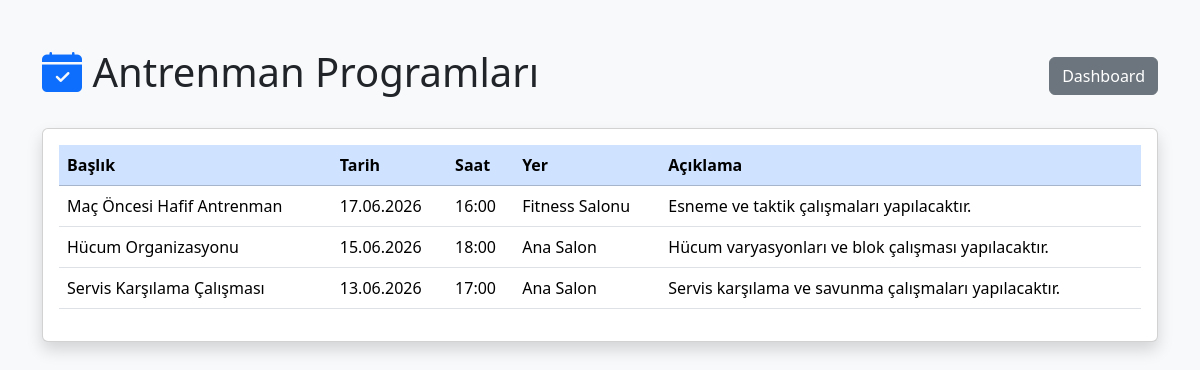
Screenshot of /trainings.php (signed in) with the database file from the repository.
### tables this page shows
CREATE TABLE `trainings` (
  `id` int(11) NOT NULL,
  `title` varchar(100) NOT NULL,
  `training_date` date NOT NULL,
  `training_time` time NOT NULL,
  `location` varchar(100) NOT NULL,
  `description` text DEFAULT NULL,
  `created_at` timestamp NOT NULL DEFAULT current_timestamp()
);

### trainings.php (the view, shortened to what this page needs)
<?php
include 'config/db.php';
$sql = "
SELECT *
FROM trainings
ORDER BY training_date DESC, training_time DESC
";
$result = $conn->query($sql);
?>
<!DOCTYPE html>
<html lang="tr">
<head>
    <link href="https://cdn.jsdelivr.net/npm/bootstrap@5.3.7/dist/css/bootstrap.min.css" rel="stylesheet">
    <link rel="stylesheet"
          href="https://cdn.jsdelivr.net/npm/bootstrap-icons@1.11.3/font/bootstrap-icons.min.css">
</head>
<body class="bg-light">
<div class="container mt-5">
    <div class="d-flex justify-content-between align-items-center mb-4">
        <h1>
            <i class="bi bi-calendar-check-fill text-primary"></i>
            Antrenman Programları
        </h1>
        <div>
            <a href="dashboard.php"
               class="btn btn-secondary">
                Dashboard
            </a>
        </div>
    </div>
    <div class="card shadow">
        <div class="card-body">
            <table class="table table-hover">
                <thead class="table-primary">
                    <tr>
                        <th>Başlık</th>
                        <th>Tarih</th>
                        <th>Saat</th>
                        <th>Yer</th>
                        <th>Açıklama</th>
                    </tr>
                </thead>
                <tbody>
                <?php while($training = $result->fetch_assoc()): ?>
<tr>
    <td><?= htmlspecialchars($training['title']) ?></td>
    <td><?= date('d.m.Y', strtotime($training['training_date'])) ?></td>
    <td><?= date('H:i', strtotime($training['training_time'])) ?></td>
    <td><?= htmlspecialchars($training['location']) ?></td>
    <td><?= htmlspecialchars($training['description']) ?></td>
</tr>
<?php endwhile; ?>
                </tbody>
            </table>
        </div>
    </div>
</div>
</body>
</html>

### rows the page displays
trainings: title "Maç Öncesi Hafif Antrenman", training_date "17.06.2026", training_time "16:00", location "Fitness Salonu", description "Esneme ve taktik çalışmaları yapılacaktır."
trainings: title "Hücum Organizasyonu", training_date "15.06.2026", training_time "18:00", location "Ana Salon", description "Hücum varyasyonları ve blok çalışması yapılacaktır."
trainings: title "Servis Karşılama Çalışması", training_date "13.06.2026", training_time "17:00", location "Ana Salon", description "Servis karşılama ve savunma çalışmaları yapılacaktır."
